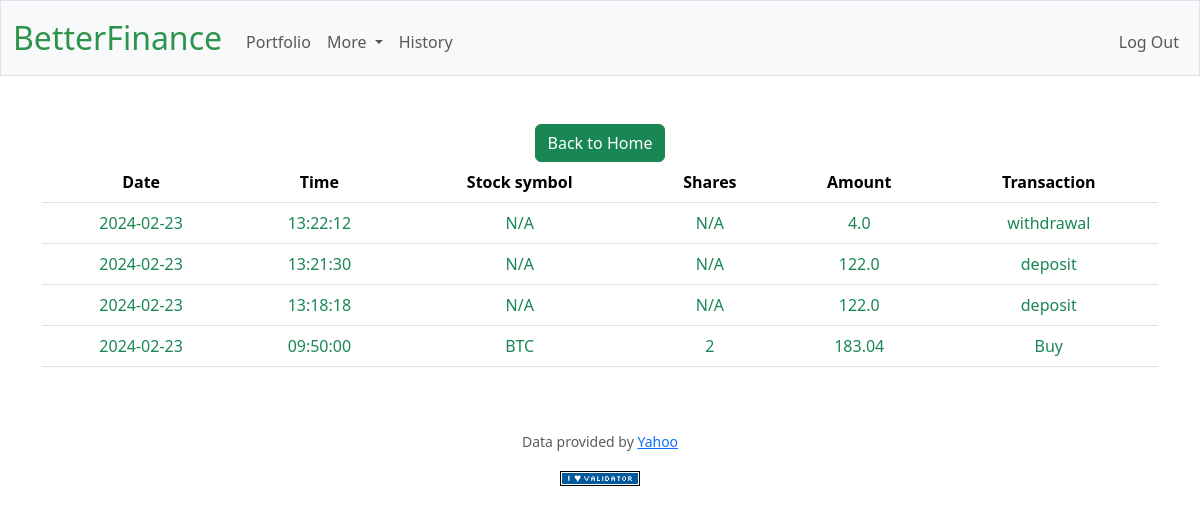
The page /history (signed in) on the database its author committed.
### tables this page shows
CREATE TABLE transactions (
    user_id INTEGER,
    date DATE,
    time TIME,
    transaction_type TEXT,
    amount REAL, symbol TEXT, shares INTEGER,
    FOREIGN KEY (user_id) REFERENCES users(id)
);

### app.py (the view)
@app.route("/history")
@login_required
def history():
    user_id = session.get("user_id")
    history=db.execute("SELECT * FROM transactions WHERE user_id=? ORDER BY date DESC,time DESC",user_id)
    return render_template('history.html',history=history)

### app.py (called while the page is built)
@app.after_request
def after_request(response):
    response.headers["Cache-Control"] = "no-cache, no-store, must-revalidate"
    response.headers["Expires"] = 0
    response.headers["Pragma"] = "no-cache"
    return response

### helpers.py (called while the page is built)
def login_required(f):
    @wraps(f)
    def decorated_function(*args, **kwargs):
        if session.get("user_id") is None:
            return redirect("/login")
        return f(*args, **kwargs)
    return decorated_function

### templates/history.html (shortened to what this page needs)
{% extends "layout.html" %}
{% block main %}
<a href="/" type="button" class="btn btn-success">Back to Home</a>
<div class="table-responsive">
  <table class="table">
      <thead>
          <tr>
              <th scope="col">Date</th>
              <th scope="col">Time</th>
              <th scope="col">Stock symbol</th>
              <th scope="col">Shares</th>
              <th scope="col">Amount</th>
              <th scope="col">Transaction</th>
          </tr>
      </thead>
      <tbody>
          {% for i in history %}
          <tr>
              <td class="text-success">{{i["date"]}}</td>
              <td class="text-success">{{i["time"]}}</td>
              <td class="text-success">{{i["symbol"]}}</td>
              <td class="text-success">{{i["shares"]}}</td>
              <td class="text-success">{{i["amount"]}}</td>
              <td class="text-success">{{i["transaction_type"]}}</td>
          </tr>
          {% endfor %}
      </tbody>
  </table>
</div>
{% endblock %}

### templates/layout.html (shortened to what this page needs)
<!DOCTYPE html>
<html lang="en">
    <head>
        <link href="https://cdn.jsdelivr.net/npm/bootstrap@5.3.2/dist/css/bootstrap.min.css" rel="stylesheet">
        <link href="/static/styles.css" rel="stylesheet">
    </head>
    <body>
        <nav class="bg-light border navbar navbar-expand-md navbar-light">
            <div class="container-fluid">
                <a class="navbar-brand" href="/"><span class="green">B</span><span class="green">e</span><span class="green">t</span><span class="green">t</span><span class="green">e</span><span class="green">r</span><span class="green">Finance</span></a>
                <div class="collapse navbar-collapse" id="navbar">
                    {% if session["user_id"] %}
                    <ul class="navbar-nav me-auto mt-2">
                        <li class="nav-item"><a class="nav-link" href="/">Portfolio</a></li>
                        <li class="nav-item dropdown">
                            <a class="nav-link dropdown-toggle" href="#" id="MoreDropdown" role="button" data-bs-toggle="dropdown" aria-expanded="false">
                                More
                            </a>
                        </li>
                        <li class="nav-item"><a class="nav-link" href="/history">History</a></li>
                    </ul>
                        <ul class="navbar-nav ms-auto mt-2">
                            <li class="nav-item"><a class="nav-link" href="/logout">Log Out</a></li>
                        </ul>
                    {% else %}
                        <ul class="navbar-nav ms-auto mt-2">
                            <li class="nav-item"><a class="nav-link" href="/register">Register</a></li>
                            <li class="nav-item"><a class="nav-link" href="/login">Log In</a></li>
                        </ul>
                    {% endif %}
                </div>
            </div>
        </nav>
        <main class="container py-5 text-center">
            {% block main %}{% endblock %}
        </main>
        <footer class="mb-5">
            <p class="mb-3 small text-center text-muted">
                Data provided by <a href="https://finance.yahoo.com/">Yahoo</a>
            </p>
            <form action="https://validator.w3.org/check" class="text-center" enctype="multipart/form-data" method="post" target="_blank">
                <input alt="Validate" src="/static/I_heart_validator.png" type="image">
            </form>
        </footer>
    </body>
</html>

### static/styles.css (style rules this page uses)
nav .navbar-brand { font-size: xx-large; }
nav .navbar-brand .green { color: #2e944b; }

### rows shown on the page
transactions: date "2024-02-23", time "13:22:12", symbol "N/A", shares "N/A", amount "4.0", transaction_type "withdrawal"
transactions: date "2024-02-23", time "13:21:30", symbol "N/A", shares "N/A", amount "122.0", transaction_type "deposit"
transactions: date "2024-02-23", time "13:18:18", symbol "N/A", shares "N/A", amount "122.0", transaction_type "deposit"
transactions: date "2024-02-23", time "09:50:00", symbol "BTC", shares "2", amount "183.04", transaction_type "Buy"
